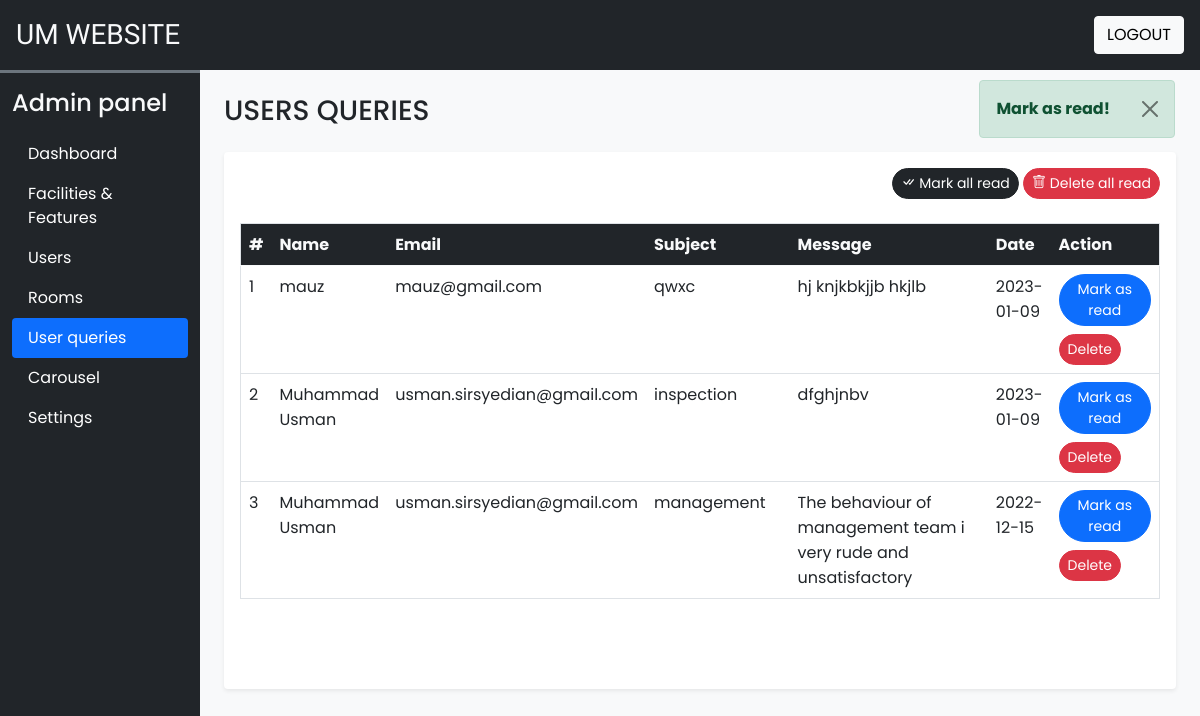
The app's page /Admin/user_queries.php?seen=19 (signed in) with its own data.
### tables this page shows
CREATE TABLE `user_queries` (
  `sr_no` int(11) NOT NULL,
  `name` varchar(50) NOT NULL,
  `email` varchar(150) NOT NULL,
  `subject` varchar(150) NOT NULL,
  `message` varchar(500) NOT NULL,
  `date` date NOT NULL DEFAULT current_timestamp(),
  `seen` tinyint(4) NOT NULL DEFAULT 0
);

### Admin/component/db_config.php (called while the page is built, shortened)
<?php
   function filteration($data){
    foreach($data as $key => $value){
     $value =trim($value);
     $value =stripslashes($value);
     $value =htmlspecialchars($value);
     $value =strip_tags($value);
     $data[$key]=$value;
    }
    return $data;
   }
function update ($sql,$values,$datatypes){
    $con = $GLOBALS['con'];
    if($stmt = mysqli_prepare($con,$sql)){
     mysqli_stmt_bind_param($stmt,$datatypes,...$values);
     if(mysqli_stmt_execute($stmt)) {
      $res= mysqli_stmt_affected_rows($stmt);
      return $res;
     }
     else{
         mysqli_stmt_close($stmt);
         die("query cannnot be executed  - update");
     }
    }
    else{
     die("query cannnot be prepared  - update");
    }
}
 ?>

### Admin/user_queries.php (the view, shortened to what this page needs)
<?php
require('component/essentials.php');
require('component/links.php');
require('component/db_config.php');
if(isset($_GET['seen']))
{
    $frm_data=filteration($_GET);
    if($frm_data['seen']=='all'){
        $q="UPDATE `user_queries` SET `seen`=?";
        $values=[1];
        if(update($q,$values,'i')){
            alert('success','Mark all as read!');
        }
        else{
            alert('error','operation failed!');
        }
    }
    else{
        $q="UPDATE `user_queries` SET `seen`=? WHERE `sr_no`=?";
        $values=[1,$frm_data['seen']];
        if(update($q,$values,'ii')){
            alert('success','Mark as read!');
        }
        else{
            alert('error','operation failed!');
        }
    }
}
?>
<!DOCTYPE html>
<html lang="en">
<head>
</head>
<body class="bg-light">
    <?php require('component/header.php') ?>
    <div class="container-fluid" id="main-content">
        <div class="row">
            <div class="col-lg-10 ms-auto p-4 overflow-hidden">
                <h3 class="mb-4">USERS QUERIES</h3>
                <div class="card border-0 shadow-sm mb-4">
                    <div class="card-body">
                        <div class="text-end mb-4">
                            <a href="?seen=all" class="btn btn-dark rounded-pill shadow-none btn-sm"><i class="bi bi-check-all"></i> Mark all read</a>
                            <a href="?del=all" class="btn btn-danger rounded-pill shadow-none btn-sm"><i class="bi bi-trash"></i> Delete all read</a>
                        </div>
                            <div class="table-responsive-md" style="height: 450px; overflow-y:scroll">
                                <table class="table table-hover border">
                                        <thead class="sticky-top">
                                            <tr class="bg-dark text-light">
                                                   <th scope="col">#</th>
                                                   <th scope="col">Name</th>
                                                   <th scope="col">Email</th>
                                                   <th scope="col" width="20%">Subject</th>
                                                   <th scope="col" width="40%">Message</th>
                                                   <th scope="col">Date</th>
                                                   <th scope="col" width="20%">Action</th>
                                            </tr>
                                        </thead>
                                    <tbody>
                                        <?php
                                        $q="SELECT * FROM `user_queries` ORDER BY `sr_no` DESC";
                                        $data=mysqli_query($con,$q);
                                        $i=1;
                                        while($row=mysqli_fetch_assoc($data)){
                                            $seen='';
                                            if($row['seen']!=1){
                                                $seen="<a href='?seen=$row[sr_no]' class='btn btn-sm rounded-pill btn-primary'>Mark as read</a>";
                                            }
                                            $seen.="<a href='?del=$row[sr_no]' class='btn btn-sm rounded-pill btn-danger mt-2'>Delete</a>";
                                            echo<<<query
                                            <tr>
                                              <td>$i</td>
                                              <td>$row[name]</td>
                                              <td>$row[email]</td>
                                              <td>$row[subject]</td>
                                              <td>$row[message]</td>
                                              <td>$row[date]</td>
                                              <td>$seen</td>
                                            </tr>
                                            query;
                                            $i++;
                                        }
                                        ?>
                                    </tbody>
                                </table>
                             </div>
                    </div>
                </div>
            </div>
        </div>
    </div>
</body>
</html>

### Admin/css/common.css (style rules this page uses)
:root { --teal:#2ec1ac; --teal_hover:#279e8c; }
* { font-family: 'Poppins', sans-serif; }

### records on screen
user_queries: name "mauz", email "mauz@gmail.com", subject "qwxc", message "hj knjkbkjjb hkjlb", date "2023-01-09"
user_queries: name "Muhammad Usman", email "usman.sirsyedian@gmail.com", subject "inspection", message "dfghjnbv", date "2023-01-09"
user_queries: name "Muhammad Usman", email "usman.sirsyedian@gmail.com", subject "management", message "The behaviour of management team i very rude and unsatisfactory", date "2022-12-15"

### other values on screen
$message "Mark as read!"
